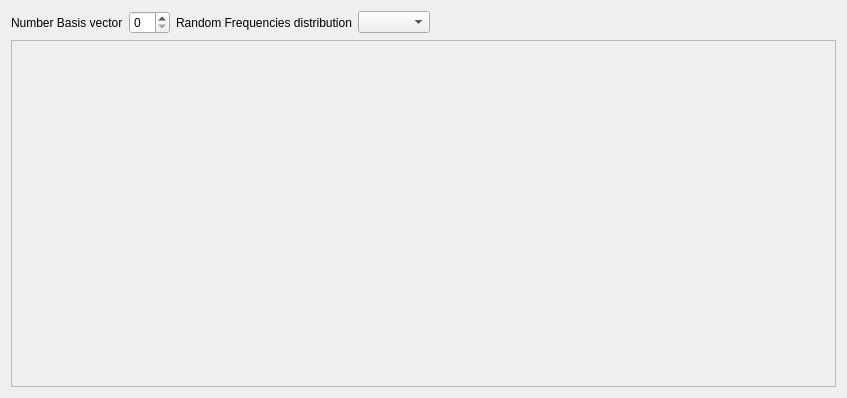
<?xml version="1.0" encoding="UTF-8"?>
<ui version="4.0">
 <class>Form</class>
 <widget class="QWidget" name="Form">
  <property name="geometry">
   <rect>
    <x>0</x>
    <y>0</y>
    <width>847</width>
    <height>398</height>
   </rect>
  </property>
  <property name="windowTitle">
   <string>Form</string>
  </property>
  <layout class="QVBoxLayout" name="verticalLayout">
   <item>
    <layout class="QHBoxLayout" name="horizontalLayout">
     <item>
      <widget class="QLabel" name="label">
       <property name="text">
        <string>Number Basis vector</string>
       </property>
      </widget>
     </item>
     <item>
      <widget class="QSpinBox" name="basis_vector_number_spinbox"/>
     </item>
     <item>
      <widget class="QLabel" name="label_2">
       <property name="text">
        <string>Random Frequencies distribution</string>
       </property>
      </widget>
     </item>
     <item>
      <widget class="QComboBox" name="freq_distribution_combobox"/>
     </item>
     <item>
      <spacer name="horizontalSpacer">
       <property name="orientation">
        <enum>Qt::Horizontal</enum>
       </property>
       <property name="sizeHint" stdset="0">
        <size>
         <width>40</width>
         <height>20</height>
        </size>
       </property>
      </spacer>
     </item>
    </layout>
   </item>
   <item>
    <widget class="QScrollArea" name="frequency_setting_area">
     <property name="widgetResizable">
      <bool>true</bool>
     </property>
     <widget class="QWidget" name="scrollAreaWidgetContents">
      <property name="geometry">
       <rect>
        <x>0</x>
        <y>0</y>
        <width>827</width>
        <height>346</height>
       </rect>
      </property>
     </widget>
    </widget>
   </item>
  </layout>
 </widget>
 <resources/>
 <connections/>
</ui>
